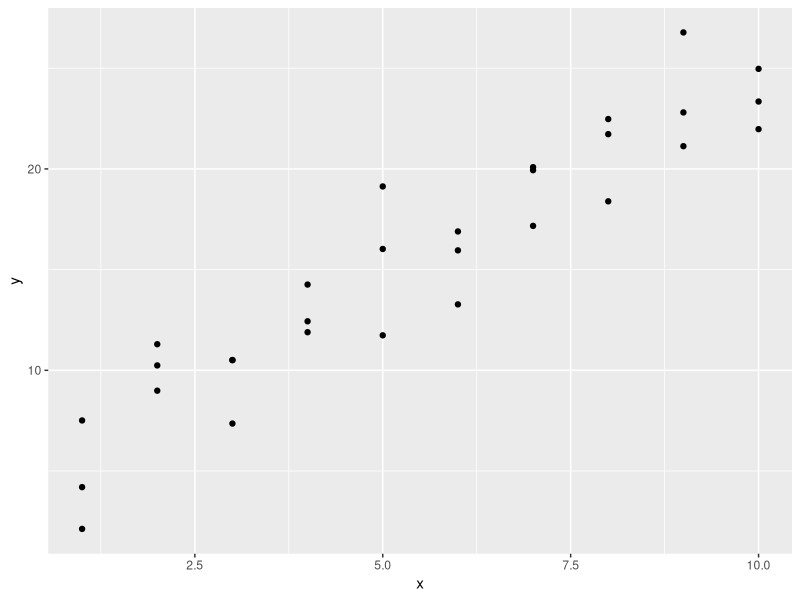
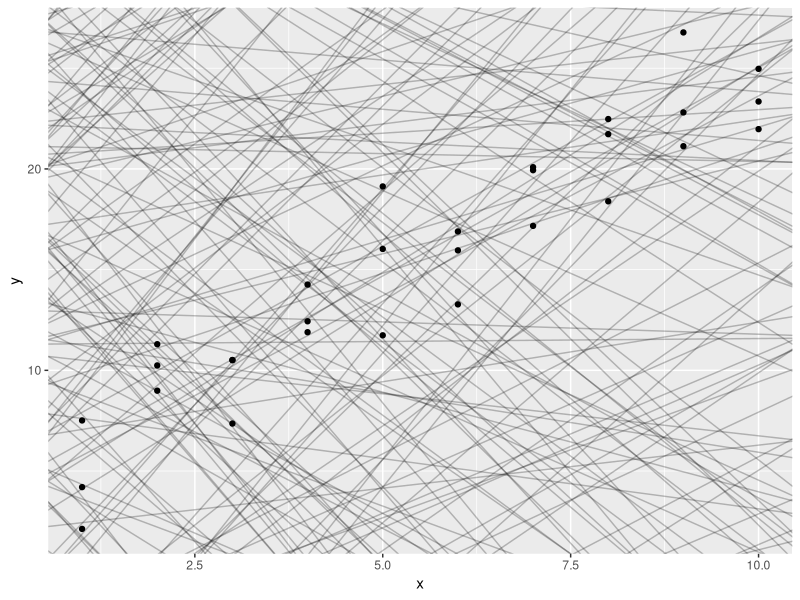
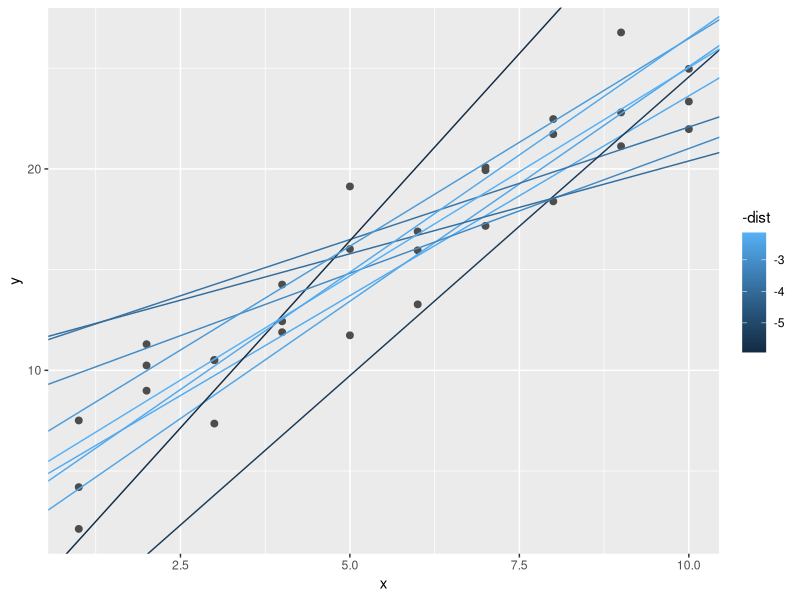
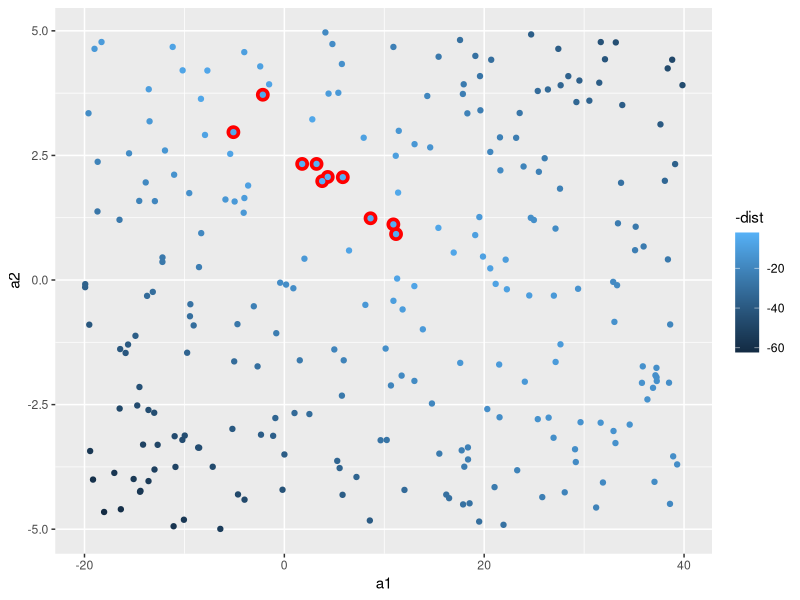
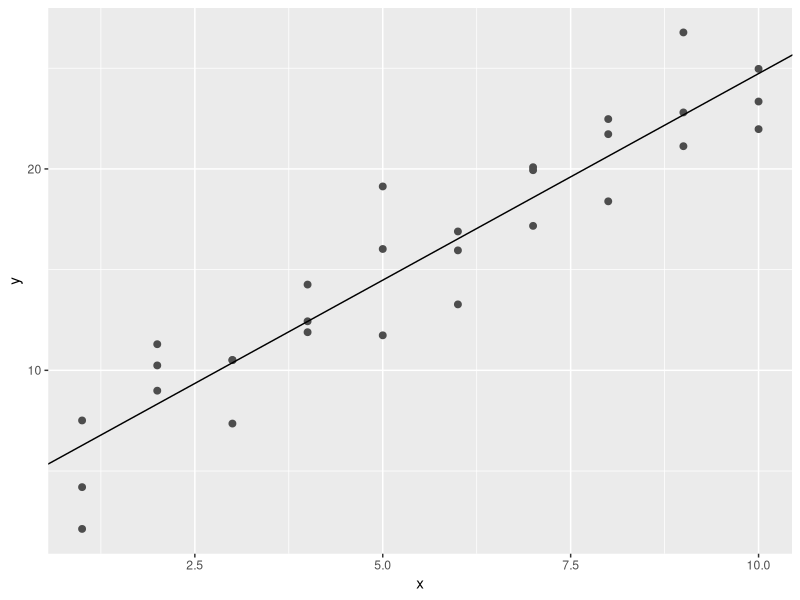
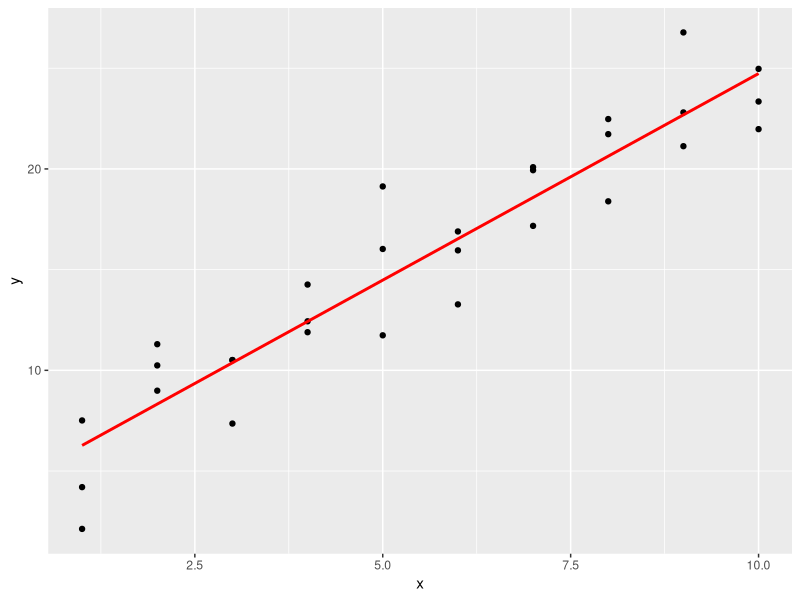
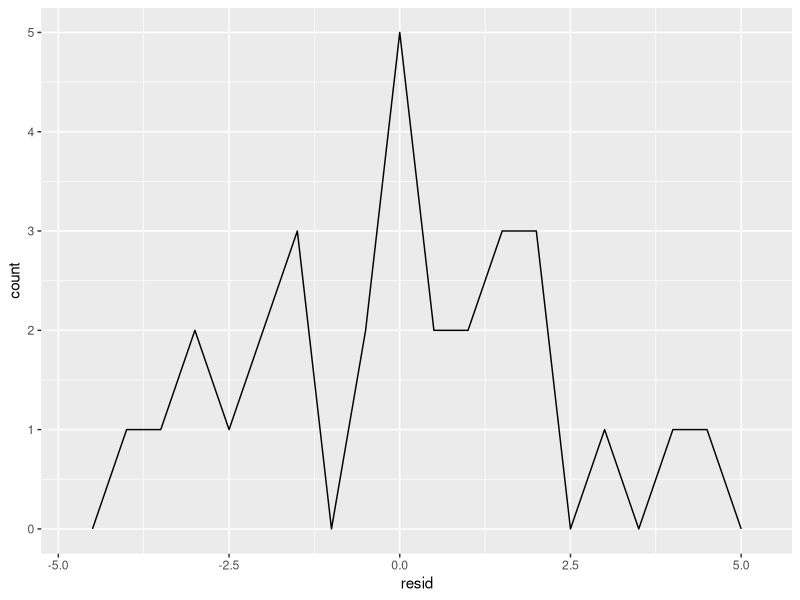
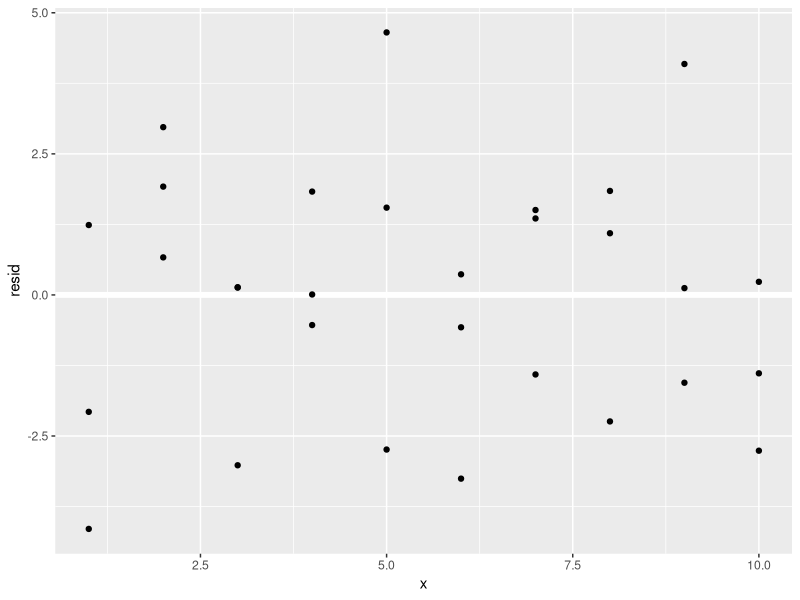

The R script that drew these images, in order:
## ---- chunk 1
knitr::opts_chunk$set(echo = TRUE)
## ---- chunk 2
library(tidyverse)
library(modelr)
options(na.action = na.warn)
## ---- chunk 3
ggplot(sim1, aes(x, y)) + geom_point()
## ---- chunk 4
models <- tibble(a1 = runif(250, -20, 40), a2 = runif(250, -5, 5))
ggplot(sim1, aes(x, y)) +
  geom_abline(aes(intercept = a1, slope = a2), data = models, alpha = 1/4) +
  geom_point()
## ---- chunk 5
model1 <- function(a, data) {
  a[1] + data$x * a[2]
}
model1(c(7, 1.5), sim1)
## ---- chunk 6
## RMSE
measure_distance <- function(mod, data) {
  diff <- data$y - model1(mod, data)
  sqrt(mean(diff ^2))
}
measure_distance(c(7, 1.5), sim1) 
## ---- chunk 7
sim1_dist <- function(a1, a2) {
  measure_distance(c(a1, a2), sim1)
}
models <- models %>% mutate(dist = purrr::map2_dbl(a1, a2, sim1_dist))
models
## ---- chunk 8
ggplot(sim1, aes(x, y)) + geom_point(size = 2, color = "grey30") +
  geom_abline(
    data = filter(models, rank(dist) <= 10),
    aes(intercept = a1, slope = a2, color = -dist)
  )
## ---- chunk 9
ggplot(models, aes(a1, a2)) +
  geom_point(data = filter(models, rank(dist) <= 10), size = 4, color = "red") +
  geom_point(aes(color = -dist))
## ---- chunk 10
best <- optim(c(0, 0), measure_distance, data = sim1)
best$par
ggplot(sim1, aes(x, y)) +
  geom_point(size = 2, color = "gray30") +
  geom_abline(intercept = best$par[1], slope = best$par[2])
## ---- chunk 11
sim1_mod <- lm(y ~ x, data = sim1)
coef(sim1_mod)
## ---- chunk 12
grid <- sim1 %>% data_grid(x)
grid
## ---- chunk 13
# Remember
sim1 
## ---- chunk 14
# sim1_mod <- lm(y~x, data = sim1)
grid <- grid %>% 
  add_predictions(sim1_mod)
grid
## ---- chunk 15
ggplot(sim1, aes(x)) +
  geom_point(aes(y = y)) +
  geom_line(aes(y = pred), data = grid, color = "red", size = 1)
## ---- chunk 16
sim1 <- sim1 %>%
  add_predictions(sim1_mod) %>%  #Remember
  add_residuals(sim1_mod)
sim1
## ---- chunk 17
ggplot(sim1, aes(resid)) +
  geom_freqpoly(binwidth = 0.5)
## ---- chunk 18
ggplot(sim1, aes(x, resid)) +
  geom_ref_line(h = 0) +
  geom_point()
## ---- chunk 19
df <- tribble(
  ~sex, ~response,
  "male", 1,
  "female", 2,
  "male", 1
)
model_matrix(df, response ~ sex)
## ---- chunk 20
sim2
mod2 <- lm(y ~ x, data = sim2)
grid <- sim2 %>%
  data_grid(x) %>%
  add_predictions(mod2)
grid
## ---- chunk 21
ggplot(sim2, aes(x)) +
  geom_point(aes(y = y)) +
  geom_point(data = grid, aes(y = pred), color = "red", size = 4)
## ---- chunk 22
ggplot(sim3, aes(x1, y)) +
  geom_point(aes(color = x2))
## ---- chunk 23
mod1 <- lm(y ~ x1 + x2, data = sim3) #交互作用無しの回帰分析
mod2 <- lm(y ~ x1 * x2, data = sim3) #交互作用有りの回帰分析
grid <- sim3 %>% 
  data_grid(x1, x2) %>% 
  gather_predictions(mod1, mod2)
grid
